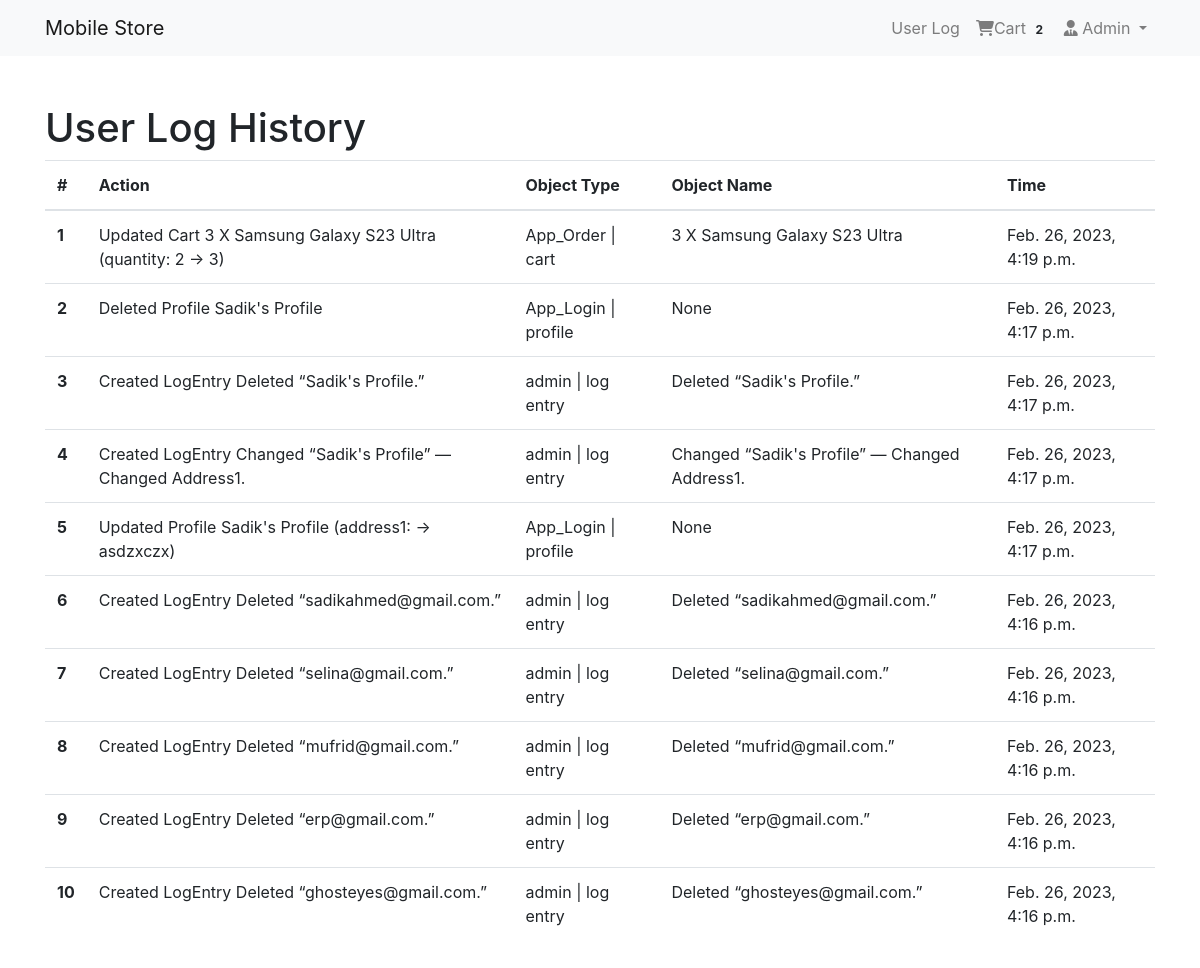
Screenshot of /userlog/log/ (signed in) with the database file from the repository.
### App_Login/models.py (models this page shows, shortened)
class User(AbstractBaseUser, PermissionsMixin):
    email = models.EmailField(unique=True, null=False)
    is_staff = models.BooleanField(gettext_lazy('staff status'), default=False, help_text= gettext_lazy('Designate whether the user can login into the site'))
    is_active = models.BooleanField(gettext_lazy('active'), default=True, help_text=gettext_lazy('This user is now active. Unselect it instead of delete it'))
    USERNAME_FIELD = 'email'
    objects = MyUserManager()

class Profile(models.Model):
    user = models.OneToOneField(User, on_delete=models.CASCADE, related_name='profile' )
    username = models.CharField(max_length=100, blank=True)
    address1 = models.TextField(max_length=400, blank=True)
    city = models.CharField(max_length=40, blank=True)
    zipcode = models.CharField(max_length=10, blank=True)
    country = models.CharField(max_length=50, blank=True)
    phone = models.CharField(max_length=20, blank=True)
    joined_date = models.DateField(auto_now_add=True)

### App_Order/models.py (models this page shows, shortened)
class Order(models.Model):
    order_items = models.ManyToManyField(Cart)
    user = models.ForeignKey(settings.AUTH_USER_MODEL, on_delete=models.CASCADE)
    ordered = models.BooleanField(default=False)
    created = models.DateTimeField(auto_now_add=True)
    paymentId = models.CharField(max_length=264, blank=True, null=True)
    orederId = models.CharField(max_length=200, blank=True, null=True)

class Cart(models.Model):
    user = models.ForeignKey(settings.AUTH_USER_MODEL, on_delete=models.CASCADE, related_name="cart")
    item = models.ForeignKey(Product, on_delete=models.CASCADE)
    quantity = models.IntegerField(default=1)
    purchased = models.BooleanField(default=False)
    created = models.DateTimeField(auto_now_add=True)
    updated = models.DateTimeField(auto_now=True)
    def __str__(self):
        return f'{self.quantity} X {self.item}'

### App_UserLog/models.py (models this page shows, shortened)
class UserLog(models.Model):
    user = models.ForeignKey(settings.AUTH_USER_MODEL, on_delete=models.CASCADE)
    action = models.CharField(max_length=255)
    timestamp = models.DateTimeField(auto_now_add=True)
    content_type = models.ForeignKey(ContentType, on_delete=models.SET_NULL, null=True)
    object_id = models.CharField(max_length=255)
    content_object = GenericForeignKey('content_type', 'object_id')

### App_Shop/models.py (models this page shows)
class Product(models.Model):
    main_image = models.ImageField(upload_to='Products')
    name = models.CharField(max_length=264)
    category = models.ForeignKey(Category, on_delete=models.CASCADE, related_name='category')
    preview_text = models.TextField(max_length=200, verbose_name='Preview Text')
    detail_text = models.TextField(max_length=1000, verbose_name='description')
    price = models.FloatField()
    old_price =  models.FloatField(default=0.00)
    created_date = models.DateTimeField(auto_now_add=True)
    def __str__(self):
        return self.name
    class Meta:
        ordering = ['-created_date',]

### App_UserLog/views.py (the view)
# urls.py: path('log/', views.user_log, name='userlog'),
@login_required
def user_log(request):
    user_logs = UserLog.objects.filter(user=request.user).order_by('-timestamp')[:10]
    context = {'user_logs': user_logs}
    return render(request, 'App_UserLog/log.html', context)

### App_Order/templatetags/cart_tag.py (called while the page is built)
@register.filter
def cart_total(user):
    order = Order.objects.filter(user=user, ordered = False)
    if order.exists():
      return order[0].order_items.count()
    else:
        return 0

### templates/App_UserLog/log.html
{% extends 'base.html' %}
{% block body_block %}
    <h1>User Log History</h1>
    <table class="table">
        <thead>
            <tr>
                <th scope="col">#</th>
                <th scope="col">Action</th>
                <th scope="col">Object Type</th>
                <th scope="col">Object Name</th>
                <th scope="col">Time</th>
            </tr>
        </thead>
        <tbody>
            {% for user_log in user_logs %}
            <tr>
                <th scope="row">{{ forloop.counter }}</th>
                <td>{{ user_log.action }}</td>
                <td>{{ user_log.content_type }}</td>
                <td>{{ user_log.content_object }}</td>
                <td>{{ user_log.timestamp }}</td>
            </tr>
            {% endfor %}
        </tbody>
    </table>
{% endblock %}

### templates/navbar.html (shortened to what this page needs)
{% load cart_tag %}
<nav class="navbar navbar-expand-lg navbar-light bg-light">
    <div class="container">
        <a class="navbar-brand" href="{% url 'App_Shop:home' %}">Mobile Store</a>
        <div class="collapse navbar-collapse" id="navbarNav">
            <ul class="navbar-nav ml-auto">
                {% if request.user.is_authenticated   %}
                <li class="nav-item"><a href="{% url 'App_UserLog:userlog' %}" class="nav-link">User Log</a></li>
                <li class="nav-item">
                 <a href="{% url 'App_Order:cart' %}" class="nav-link">
                    <i class="fa fa-shopping-cart"></i>Cart
                    <span class="badge badge-light"> {{request.user | cart_total}} </span>
                 </a>
                </li>
                <li class="nav-item dropdown">
                    <a href="" class="nav-link dropdown-toggle" id="navbarDropdown" role="button" data-toggle="dropdown" aria-haspopup="true" aria-expanded="false"><i class="fas fa-user-tie"></i> {{request.user.profile.username}} </a>
                </li>
                {% endif %}
            </ul>
        </div>
    </div>
</nav>

### rows the page displays
User: user|cart_total "2", user.profile.username "Admin"
UserLog: action "Updated Cart 3 X Samsung Galaxy S23 Ultra (quantity: 2 -> 3)", content_type "App_Order | cart", content_object "3 X Samsung Galaxy S23 Ultra", timestamp "Feb. 26, 2023, 4:19 p.m."
UserLog: action "Deleted Profile Sadik's Profile", content_type "App_Login | profile", content_object "None", timestamp "Feb. 26, 2023, 4:17 p.m."
UserLog: action "Created LogEntry Deleted “Sadik's Profile.”", content_type "admin | log entry", content_object "Deleted “Sadik's Profile.”", timestamp "Feb. 26, 2023, 4:17 p.m."
UserLog: action "Created LogEntry Changed “Sadik's Profile” — Changed Address1.", content_type "admin | log entry", content_object "Changed “Sadik's Profile” — Changed Address1.", timestamp "Feb. 26, 2023, 4:17 p.m."
UserLog: action "Updated Profile Sadik's Profile (address1: -> asdzxczx)", content_type "App_Login | profile", content_object "None", timestamp "Feb. 26, 2023, 4:17 p.m."
UserLog: action "Created LogEntry Deleted “sadikahmed@gmail.com.”", content_type "admin | log entry", content_object "Deleted “sadikahmed@gmail.com.”", timestamp "Feb. 26, 2023, 4:16 p.m."
UserLog: action "Created LogEntry Deleted “selina@gmail.com.”", content_type "admin | log entry", content_object "Deleted “selina@gmail.com.”", timestamp "Feb. 26, 2023, 4:16 p.m."
UserLog: action "Created LogEntry Deleted “mufrid@gmail.com.”", content_type "admin | log entry", content_object "Deleted “mufrid@gmail.com.”", timestamp "Feb. 26, 2023, 4:16 p.m."
UserLog: action "Created LogEntry Deleted “erp@gmail.com.”", content_type "admin | log entry", content_object "Deleted “erp@gmail.com.”", timestamp "Feb. 26, 2023, 4:16 p.m."
UserLog: action "Created LogEntry Deleted “ghosteyes@gmail.com.”", content_type "admin | log entry", content_object "Deleted “ghosteyes@gmail.com.”", timestamp "Feb. 26, 2023, 4:16 p.m."
